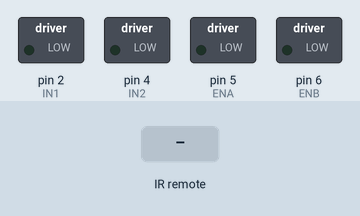
This sketch was run on a simulated Arduino Uno, built with avr-gcc and run on an emulated ATmega328P. Parts: switched loads named in the sketch (green lamp = pin HIGH). The test bench sets the inputs (shaded band).

Above: at 1.2 s.
1.3 s: infrared code 0x00FF18E7 received
At 1.5 s:
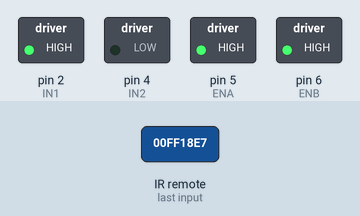
At 2.9 s:
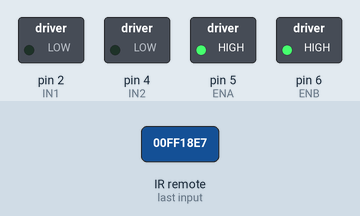
3.2 s: infrared code 0x00FF4AB5 received
At 3.31 s:
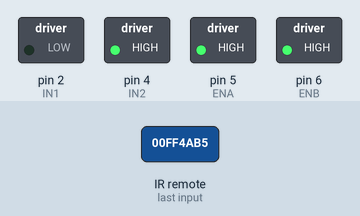
Timing chart, 0 to 6.2 s (numbered marks = the images above; inputs shaded):
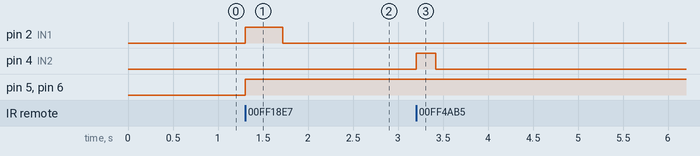

The sketch:

IR_Control_DC_Motor.ino
```cpp
#include <IRremote.h>
#define IN1  2   //K1、K2 motor direction
#define IN2  4     //K1、K2 motor direction
#define ENA  5    // Needs to be a PWM pin to be able to control motor speed ENA
#define ENB  6    // Needs to be a PWM pin to be able to control motor speed ENA
#define IRPIN 3 //IR receiver Signal pin connect to Arduino pin 4

#define IR_ADVANCE       0x00FF18E7       //code from IR controller "▲" button
#define IR_BACK          0x00FF4AB5       //code from IR controller "▼" button
enum DN
{
  GO_ADVANCE, //go ahead
  GO_BACK,//go back
  DEF
}Drive_Num=DEF;
IRrecv IR(IRPIN);  //   IRrecv object  IR get code from IR remoter
decode_results IRresults;
bool stopFlag = true;//set stop flag
bool JogFlag = false;
uint16_t JogTimeCnt = 0;
uint32_t JogTime=0;
/*motor control*/
void go_back(int t)  //motor rotate clockwise -->robot go ahead
{
  digitalWrite(IN1, LOW);
  digitalWrite(IN2, HIGH);
  delay(t);
}
void go_ahead(int t) //motor rotate counterclockwise -->robot go back
{
  digitalWrite(IN1, HIGH);
  digitalWrite(IN2, LOW);
  delay(t);
}
void go_stop() //motor brake -->robot stop
{
  digitalWrite(IN1, LOW);
  digitalWrite(IN2, LOW);
}

/*set motor speed */
void set_motorspeed(int lspeed,int rspeed) //change motor speed
{
  analogWrite(ENA,lspeed);//lspeed:0-255
  analogWrite(ENB,rspeed);//rspeed:0-255
}
/**************detect IR code***************/
void do_IR_Tick()
{
  if(IR.decode(&IRresults))
  {
    if(IRresults.value==IR_ADVANCE)
    {
      Drive_Num=GO_ADVANCE;
    }
    else if(IRresults.value==IR_BACK)
    {
        Drive_Num=GO_BACK;
    }
    IRresults.value = 0;
    IR.resume();
  }
}
/**************car control**************/
void do_Drive_Tick()
{
    switch (Drive_Num)
    {
      case GO_ADVANCE:
            set_motorspeed(255,255);go_ahead(20);JogFlag = true;JogTimeCnt = 3;JogTime=millis();break;//if GO_ADVANCE code is detected, then go advance
           case GO_BACK:
            set_motorspeed(255,255);go_back(20);JogFlag = true;JogTimeCnt = 1;JogTime=millis();break;//if GO_BACK code is detected, then backward
      default:break;
    }
    Drive_Num=DEF;
   //keep current moving mode for  100 millis seconds
    if(millis()-JogTime>=100)
    {
      JogTime=millis();
      if(JogFlag == true)
      {
        stopFlag = false;
        if(JogTimeCnt <= 0)
        {
          JogFlag = false; stopFlag = true;
        }
        JogTimeCnt--;
      }
      if(stopFlag == true)
      {
        JogTimeCnt=0;
        go_stop();
      }
    }
}
void setup() {
  /******L298N******/
  pinMode(IN1, OUTPUT);
  pinMode(IN2, OUTPUT);
  pinMode(ENA, OUTPUT);
  pinMode(ENB, OUTPUT);

  pinMode(IRPIN, INPUT);
  digitalWrite(IRPIN, HIGH);
  IR.enableIRIn();
}

void loop() {
  do_IR_Tick();
  do_Drive_Tick();
}
```

Measured:
- after the input at 1.3 s, pin 2 (IN1): LOW → HIGH at once, → LOW 0.42 s later; pin 5 (ENA), pin 6 (ENB): LOW → HIGH at once
- after the input at 3.2 s, pin 4 (IN2): LOW → HIGH at once, → LOW 0.22 s later
